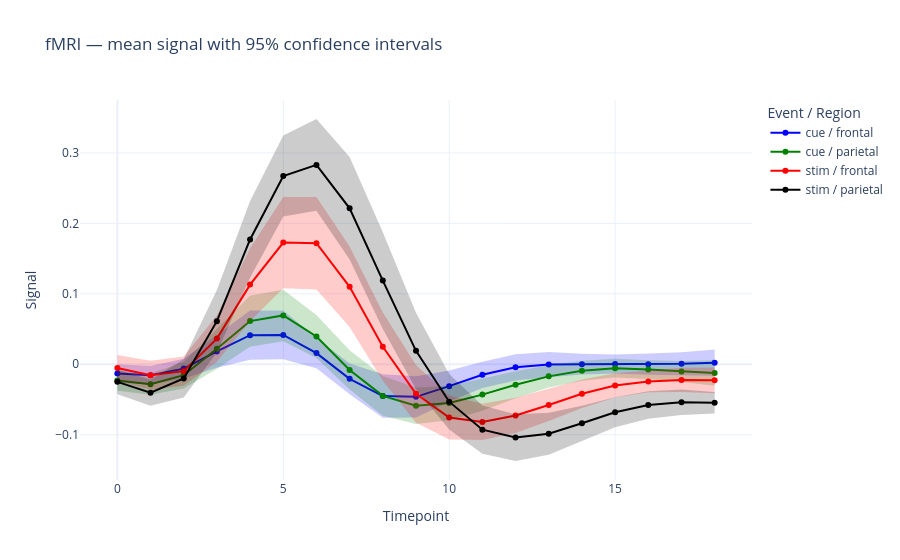

Notebook cell for this chart:
### Markdown cell above
Można też dodać przedziały ufności jak w przypadku searborn (trzeba się trochę bardziej napracować)

### Code cell
from scipy import stats

# Compute mean and 95% CI for each group
summary = (
    fmri
    .groupby(["timepoint", "event", "region"])
    .agg(
        mean_signal=('signal', 'mean'),
        sem=('signal', stats.sem),  # standard error
        n=('signal', 'count')
    )
    .reset_index()
)

# Compute 95% confidence interval using t-distribution
summary["ci95"] = stats.t.ppf(0.975, summary["n"] - 1) * summary["sem"]
summary["lower"] = summary["mean_signal"] - summary["ci95"]
summary["upper"] = summary["mean_signal"] + summary["ci95"]

# Define masks
mask1 = (summary['event'] == 'cue') & (summary['region'] == 'frontal')
mask2 = (summary['event'] == 'cue') & (summary['region'] == 'parietal')
mask3 = (summary['event'] == 'stim') & (summary['region'] == 'frontal')
mask4 = (summary['event'] == 'stim') & (summary['region'] == 'parietal')

# Lists for looping
masks = [mask1, mask2, mask3, mask4]
colors = [
    "rgba(0,0,255,1)",     # blue
    "rgba(0,128,0,1)",     # green
    "rgba(255,0,0,1)",     # red
    "rgba(0,0,0,1)"        # black
]
fills = [
    "rgba(0,0,255,0.2)",   # transparent blue
    "rgba(0,128,0,0.2)",   # transparent green
    "rgba(255,0,0,0.2)",   # transparent red
    "rgba(0,0,0,0.2)"      # transparent black
]
labels = ['cue / frontal', 'cue / parietal', 'stim / frontal', 'stim / parietal']

# Create figure
fig = go.Figure()

# Loop through each group
for mask, color, fill, label in zip(masks, colors, fills, labels):
    df = summary.loc[mask].sort_values("timepoint")
    
    # Shaded confidence band
    fig.add_trace(go.Scatter(
        x=pd.concat([df['timepoint'], df['timepoint'][::-1]]),
        y=pd.concat([df['upper'], df['lower'][::-1]]),
        fill='toself',
        fillcolor=fill,
        line=dict(color='rgba(255,255,255,0)'),
        showlegend=False,
        hoverinfo="skip"
    ))
    
    # Mean line
    fig.add_trace(go.Scatter(
        x=df['timepoint'],
        y=df['mean_signal'],
        mode='lines+markers',
        line=dict(color=color),
        name=label
    ))

# Layout
fig.update_layout(
    title="fMRI — mean signal with 95% confidence intervals",
    xaxis_title="Timepoint",
    yaxis_title="Signal",
    legend_title="Event / Region",
    template="plotly_white"
)

fig.show()

### Figure 1 — Plotly figure (JSON) as saved in the notebook; plotly's stock layout.template omitted (floating-point values rounded to 4 significant figures)
{"data": [{"fill": "toself", "fillcolor": "rgba(0,0,255,0.2)", "hoverinfo": "skip", "line": {"color": "rgba(255,255,255,0)"}, "showlegend": false, "type": "scatter", "x": [0, 1, 2, 3, 4, 5, 6, 7, 8, 9, 10, 11, 12, 13, 14, 15, 16, 17, 18, 18, 17, 16, 15, 14, 13, 12, 11, 10, 9, 8, 7, 6, 5, 4, 3, 2, 1, 0], "y": [0.0001249, -0.002396, 0.007968, 0.04143, 0.07621, 0.07626, 0.03743, 0.001214, -0.0142, -0.01702, -0.00889, 0.003733, 0.01434, 0.01739, 0.01478, 0.01367, 0.0151, 0.01715, 0.02084, -0.01629, -0.01576, -0.01495, -0.01307, -0.01471, -0.01827, -0.02311, -0.03358, -0.05331, -0.07557, -0.07605, -0.04256, -0.005793, 0.007017, 0.006348, -0.004966, -0.02032, -0.02883, -0.0264]}, {"line": {"color": "rgba(0,0,255,1)"}, "mode": "lines+markers", "name": "cue / frontal", "type": "scatter", "x": [0, 1, 2, 3, 4, 5, 6, 7, 8, 9, 10, 11, 12, 13, 14, 15, 16, 17, 18], "y": [-0.01314, -0.01561, -0.006178, 0.01823, 0.04128, 0.04164, 0.01582, -0.02067, -0.04513, -0.04629, -0.0311, -0.01492, -0.004388, -0.0004407, 3.598e-05, 0.0003024, 7.456e-05, 0.0006964, 0.002276]}, {"fill": "toself", "fillcolor": "rgba(0,128,0,0.2)", "hoverinfo": "skip", "line": {"color": "rgba(255,255,255,0)"}, "showlegend": false, "type": "scatter", "x": [0, 1, 2, 3, 4, 5, 6, 7, 8, 9, 10, 11, 12, 13, 14, 15, 16, 17, 18, 18, 17, 16, 15, 14, 13, 12, 11, 10, 9, 8, 7, 6, 5, 4, 3, 2, 1, 0], "y": [-0.008581, -0.01321, 0.003304, 0.05022, 0.09769, 0.1058, 0.06992, 0.01977, -0.01664, -0.03283, -0.03051, -0.02031, -0.009774, -0.001519, 0.004875, 0.00793, 0.005765, 0.004709, 0.005617, -0.03035, -0.02507, -0.02098, -0.01895, -0.02333, -0.03284, -0.04825, -0.06583, -0.0794, -0.08495, -0.07318, -0.03598, 0.009055, 0.03283, 0.02491, -0.006351, -0.03427, -0.04338, -0.03775]}, {"line": {"color": "rgba(0,128,0,1)"}, "mode": "lines+markers", "name": "cue / parietal", "type": "scatter", "x": [0, 1, 2, 3, 4, 5, 6, 7, 8, 9, 10, 11, 12, 13, 14, 15, 16, 17, 18], "y": [-0.02317, -0.0283, -0.01548, 0.02194, 0.0613, 0.06934, 0.03949, -0.008105, -0.04491, -0.05889, -0.05496, -0.04307, -0.02901, -0.01718, -0.009225, -0.005511, -0.007607, -0.01018, -0.01237]}, {"fill": "toself", "fillcolor": "rgba(255,0,0,0.2)", "hoverinfo": "skip", "line": {"color": "rgba(255,255,255,0)"}, "showlegend": false, "type": "scatter", "x": [0, 1, 2, 3, 4, 5, 6, 7, 8, 9, 10, 11, 12, 13, 14, 15, 16, 17, 18, 18, 17, 16, 15, 14, 13, 12, 11, 10, 9, 8, 7, 6, 5, 4, 3, 2, 1, 0], "y": [0.0133, 0.004921, 0.01109, 0.06916, 0.1648, 0.2374, 0.2375, 0.1672, 0.07339, -0.001062, -0.04423, -0.05621, -0.04764, -0.03495, -0.02169, -0.01289, -0.008937, -0.005096, -0.004507, -0.04118, -0.03925, -0.03972, -0.04735, -0.06193, -0.08067, -0.09762, -0.1077, -0.1069, -0.08303, -0.02356, 0.05284, 0.1061, 0.108, 0.06131, 0.003622, -0.03063, -0.0362, -0.024]}, {"line": {"color": "rgba(255,0,0,1)"}, "mode": "lines+markers", "name": "stim / frontal", "type": "scatter", "x": [0, 1, 2, 3, 4, 5, 6, 7, 8, 9, 10, 11, 12, 13, 14, 15, 16, 17, 18], "y": [-0.005349, -0.01564, -0.00977, 0.03639, 0.1131, 0.1727, 0.1718, 0.11, 0.02491, -0.04204, -0.07556, -0.08193, -0.07263, -0.05781, -0.04181, -0.03012, -0.02433, -0.02217, -0.02284]}, {"fill": "toself", "fillcolor": "rgba(0,0,0,0.2)", "hoverinfo": "skip", "line": {"color": "rgba(255,255,255,0)"}, "showlegend": false, "type": "scatter", "x": [0, 1, 2, 3, 4, 5, 6, 7, 8, 9, 10, 11, 12, 13, 14, 15, 16, 17, 18, 18, 17, 16, 15, 14, 13, 12, 11, 10, 9, 8, 7, 6, 5, 4, 3, 2, 1, 0], "y": [-0.007543, -0.02184, 0.007191, 0.1056, 0.2316, 0.3246, 0.3482, 0.2942, 0.1876, 0.07328, -0.01368, -0.05863, -0.07081, -0.06896, -0.05877, -0.04687, -0.03834, -0.03576, -0.03933, -0.06975, -0.07187, -0.07725, -0.08952, -0.1085, -0.1284, -0.1373, -0.1271, -0.09257, -0.03516, 0.05006, 0.1486, 0.2178, 0.2098, 0.1227, 0.01689, -0.04731, -0.05908, -0.04245]}, {"line": {"color": "rgba(0,0,0,1)"}, "mode": "lines+markers", "name": "stim / parietal", "type": "scatter", "x": [0, 1, 2, 3, 4, 5, 6, 7, 8, 9, 10, 11, 12, 13, 14, 15, 16, 17, 18], "y": [-0.025, -0.04046, -0.02006, 0.06122, 0.1771, 0.2672, 0.283, 0.2214, 0.1188, 0.01906, -0.05312, -0.09285, -0.1041, -0.0987, -0.08364, -0.06819, -0.05779, -0.05381, -0.05454]}], "layout": {"legend": {"title": {"text": "Event / Region"}}, "title": {"text": "fMRI — mean signal with 95% confidence intervals"}, "xaxis": {"title": {"text": "Timepoint"}}, "yaxis": {"title": {"text": "Signal"}}}}
